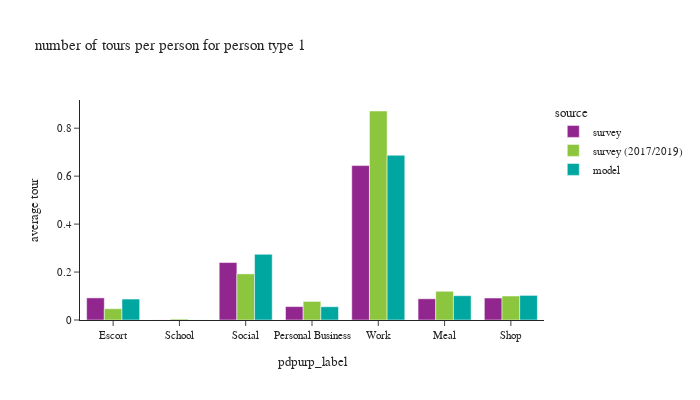

Source (notebook cell):
### Code cell
plot_by_pptyp(df_tour, '1')

### Figure 1 — Plotly figure (JSON) as saved in the notebook; plotly's stock layout.template omitted (floating-point values rounded to 4 significant figures)
{"data": [{"alignmentgroup": "True", "hovertemplate": "source=survey<br>pdpurp_label=%{x}<br>average tour=%{y}<extra></extra>", "legendgroup": "survey", "marker": {"color": "#91268F", "pattern": {"shape": ""}}, "name": "survey", "offsetgroup": "survey", "orientation": "v", "showlegend": true, "textposition": "auto", "type": "bar", "x": ["Escort", "School", "Social", "Personal Business", "Work", "Meal", "Shop"], "xaxis": "x", "y": [0.09225, 0.000248, 0.2396, 0.05591, 0.6441, 0.08852, 0.09167], "yaxis": "y"}, {"alignmentgroup": "True", "hovertemplate": "source=survey (2017/2019)<br>pdpurp_label=%{x}<br>average tour=%{y}<extra></extra>", "legendgroup": "survey (2017/2019)", "marker": {"color": "#8CC63E", "pattern": {"shape": ""}}, "name": "survey (2017/2019)", "offsetgroup": "survey (2017/2019)", "orientation": "v", "showlegend": true, "textposition": "auto", "type": "bar", "x": ["School", "Meal", "Escort", "Shop", "Social", "Work", "Personal Business"], "xaxis": "x", "y": [0.003799, 0.1197, 0.04706, 0.1001, 0.1923, 0.8717, 0.0775], "yaxis": "y"}, {"alignmentgroup": "True", "hovertemplate": "source=model<br>pdpurp_label=%{x}<br>average tour=%{y}<extra></extra>", "legendgroup": "model", "marker": {"color": "#00A7A0", "pattern": {"shape": ""}}, "name": "model", "offsetgroup": "model", "orientation": "v", "showlegend": true, "textposition": "auto", "type": "bar", "x": ["Meal", "Work", "School", "Escort", "Shop", "Personal Business", "Social"], "xaxis": "x", "y": [0.1013, 0.687, 0.0002307, 0.08736, 0.1026, 0.05531, 0.2742], "yaxis": "y"}], "layout": {"barmode": "group", "font": {"size": 11}, "height": 400, "legend": {"title": {"text": "source"}, "tracegroupgap": 0}, "title": {"text": "number of tours per person for person type 1"}, "width": 700, "xaxis": {"anchor": "y", "domain": [0, 1], "title": {"text": "pdpurp_label"}}, "yaxis": {"anchor": "x", "domain": [0, 1], "tickformat": ".2", "title": {"text": "average tour"}}}}
